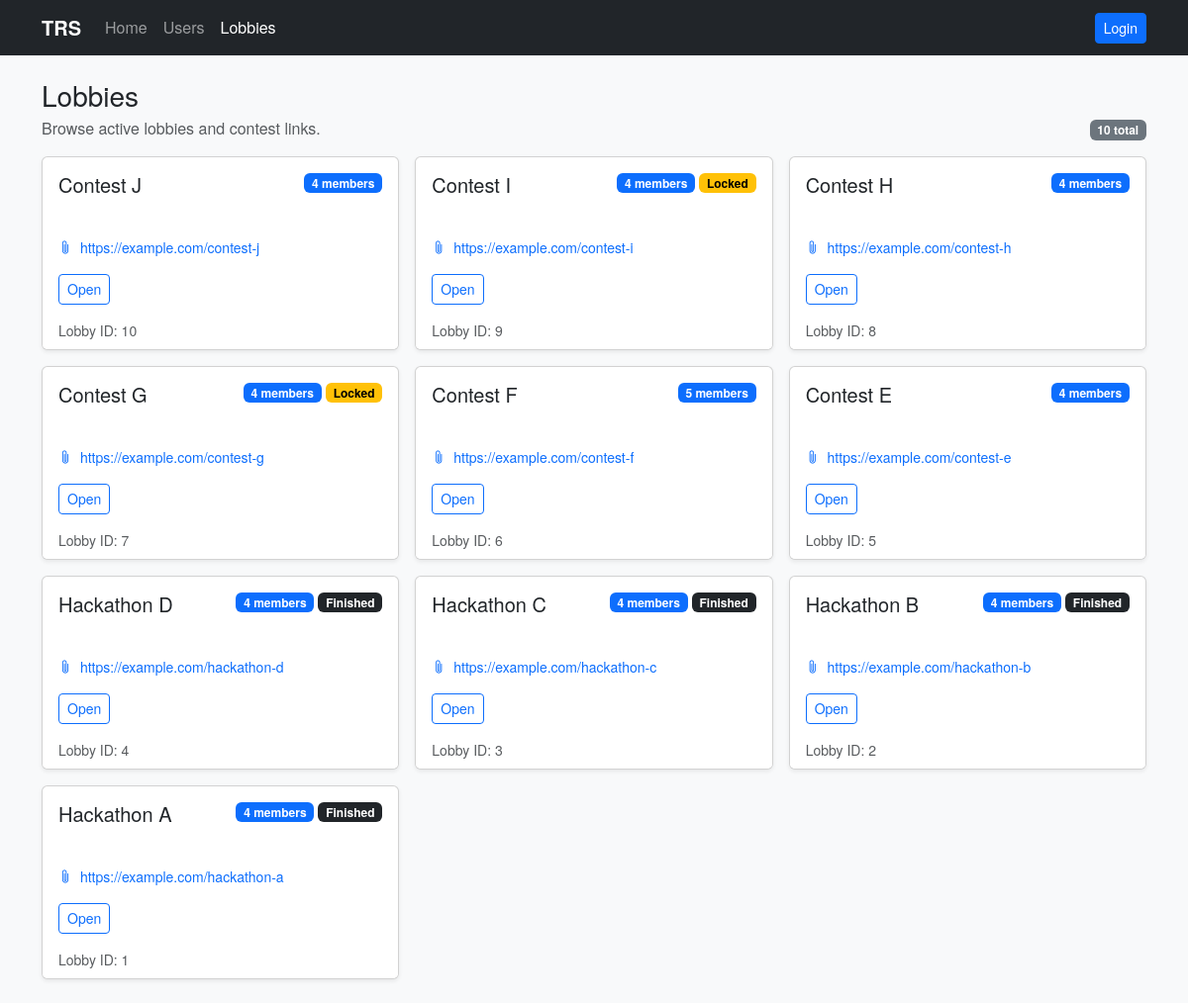
/lobbies, run on the app's committed database.
### models.py (models this page shows)
class Lobby(db.Model):
    id = db.Column(db.Integer, primary_key=True)
    title = db.Column(db.String(200), nullable=False)
    contest_link = db.Column(db.String(500))
    leader_id = db.Column(db.Integer)
    finished = db.Column(db.Boolean, default=False)
    finished_at = db.Column(db.DateTime)
    created_at = db.Column(db.DateTime, default=datetime.utcnow)
    def to_dict(self):
        return {
            'id': self.id,
            'title': self.title,
            'contest_link': self.contest_link,
            'leader_id': self.leader_id,
            'finished': self.finished,
            'finished_at': self.finished_at.isoformat() if self.finished_at else None,
        }
    teams = db.relationship('Team', backref='lobby', cascade='all, delete-orphan')

### app.py (the view)
@app.route('/lobbies')
def lobbies_page():
    from models import Lobby, Team
    qs = Lobby.query.order_by(Lobby.created_at.desc()).all()
    lobbies = []
    viewer = get_current_user()
    for q in qs:
        team = Team.query.filter_by(lobby_id=q.id).first()
        participant_count = len(team.members) if team else 0
        d = q.to_dict()
        d['participant_count'] = participant_count
        d['team_locked'] = bool(team.locked) if team else False
        role = None
        if viewer:
            if q.leader_id and viewer.id == q.leader_id:
                role = 'Leader'
            elif team and any(tm.user_id == viewer.id for tm in team.members):
                role = 'Member'
        d['role'] = role
        lobbies.append(d)
    return render_template('lobbies.html', lobbies=lobbies)

### app.py (called while the page is built)
def get_current_user():
    from models import User
    user_id = session.get('user_id')
    if not user_id:
        return None
    return User.query.get(user_id)

@app.context_processor
def inject_current_user():
    return {'current_user': get_current_user()}

### templates/lobbies.html (shortened to what this page needs)
{% extends 'base.html' %}
{% block content %}
  <div class="d-flex align-items-end justify-content-between gap-3 mb-3">
    <div>
      <h1 class="h3 mb-1">Lobbies</h1>
      <div class="text-muted">Browse active lobbies and contest links.</div>
    </div>
    <div class="d-flex align-items-center gap-2">
      <span class="badge text-bg-secondary">{{ lobbies|length }} total</span>
    </div>
  </div>
  <div class="row g-3">
    {% for lobby in lobbies %}
      <div class="col-md-6 col-lg-4">
        <div class="card h-100 shadow-sm">
          <div class="card-body">
            <div class="d-flex justify-content-between align-items-start gap-2">
              <h5 class="card-title mb-1">{{ lobby.title }}</h5>
              <div class="d-flex gap-1 flex-wrap justify-content-end">
                <span class="badge text-bg-primary">{{ lobby.participant_count }} members</span>
                {% if lobby.finished %}
                  <span class="badge text-bg-dark">Finished</span>
                {% endif %}
                {% if lobby.team_locked and (not lobby.finished) %}
                  <span class="badge text-bg-warning">Locked</span>
                {% endif %}
              </div>
            </div>
            <div class="text-muted small mb-3">&nbsp;</div>
            {% if lobby.contest_link %}
              <div class="small">
                <a class="text-decoration-none" href="{{ lobby.contest_link }}" target="_blank" rel="noopener noreferrer">
                  <i class="bi bi-paperclip me-1" aria-hidden="true"></i>
                  <span>{{ lobby.contest_link }}</span>
                </a>
              </div>
            {% endif %}
            <div class="mt-3 d-flex gap-2 flex-wrap">
              <a class="btn btn-sm btn-outline-primary" href="{{ url_for('lobby_detail', lobby_id=lobby.id) }}">Open</a>
            </div>
          </div>
          <div class="card-footer bg-white border-top-0 pt-0">
            <div class="small text-muted">Lobby ID: {{ lobby.id }}</div>
          </div>
        </div>
      </div>
    {% else %}
      <div class="col-12">
        <div class="alert alert-secondary mb-0">No lobbies found. Run the seed script to populate the DB.</div>
      </div>
    {% endfor %}
  </div>
{% endblock %}

### static/main.css (style rules this page uses)
body { font-family: 'Helvetica Neue', 'Helvetica', 'Arial', system-ui; }

### data on the page
Lobby: title "Contest J", participant_count "4", contest_link "https://example.com/contest-j", id "10"
Lobby: title "Contest I", participant_count "4", shows "Locked", contest_link "https://example.com/contest-i", id "9"
Lobby: title "Contest H", participant_count "4", contest_link "https://example.com/contest-h", id "8"
Lobby: title "Contest G", participant_count "4", shows "Locked", contest_link "https://example.com/contest-g", id "7"
Lobby: title "Contest F", participant_count "5", contest_link "https://example.com/contest-f", id "6"
Lobby: title "Contest E", participant_count "4", contest_link "https://example.com/contest-e", id "5"
Lobby: title "Hackathon D", participant_count "4", shows "Finished", contest_link "https://example.com/hackathon-d", id "4"
Lobby: title "Hackathon C", participant_count "4", shows "Finished", contest_link "https://example.com/hackathon-c", id "3"
Lobby: title "Hackathon B", participant_count "4", shows "Finished", contest_link "https://example.com/hackathon-b", id "2"
Lobby: title "Hackathon A", participant_count "4", shows "Finished", contest_link "https://example.com/hackathon-a", id "1"

### other printed values
{{ lobbies|length }} "10"
